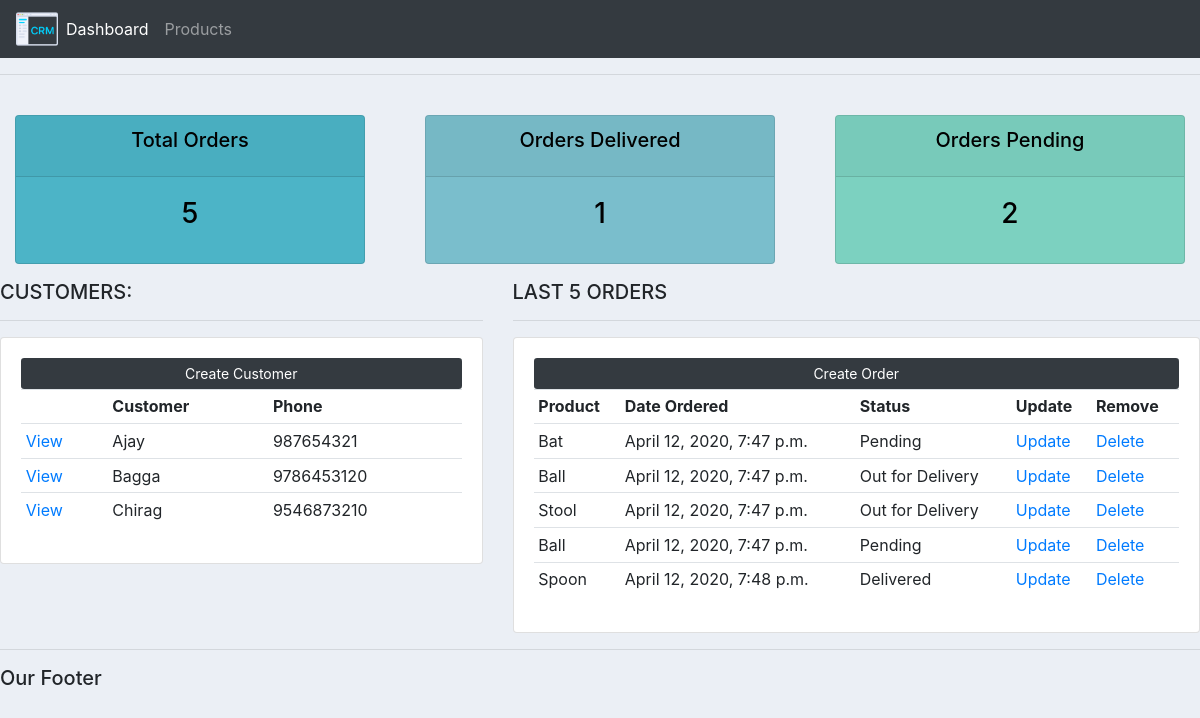
/, run on an earlier commit of the app's database.
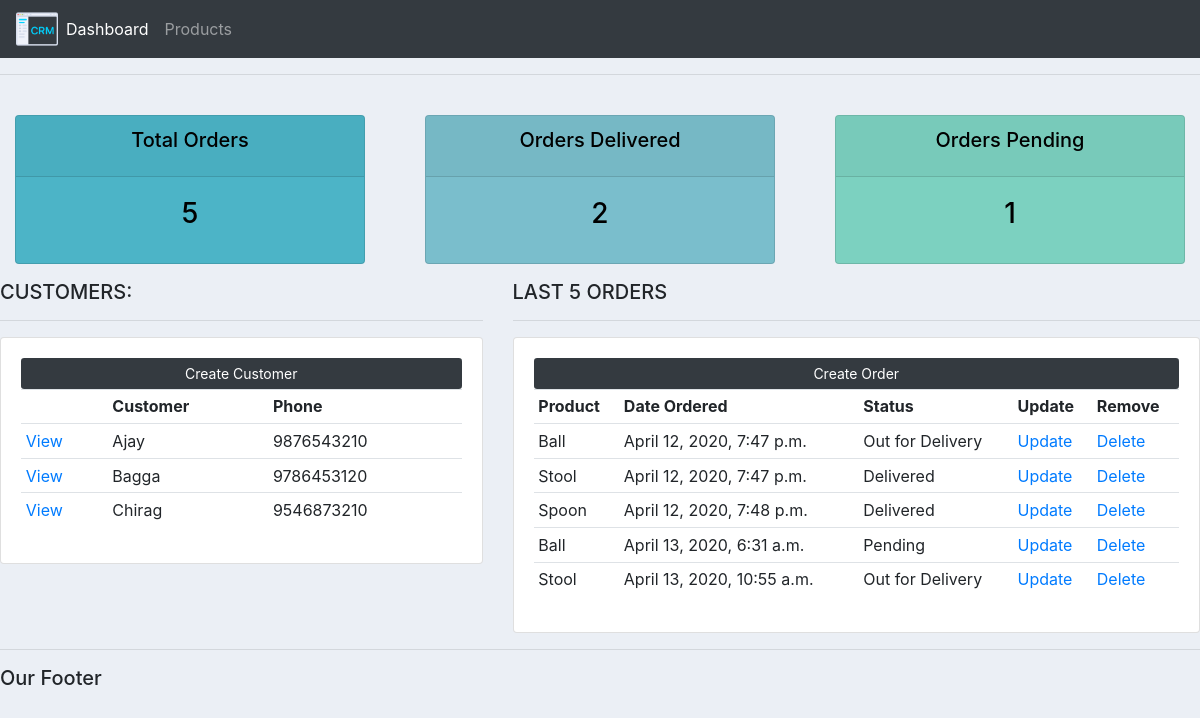
And on a later commit of the database.
### accounts/models.py (models this page shows, shortened)
class Customer(models.Model):
    name = models.CharField(max_length=50, null=False)
    phone = models.BigIntegerField(null=False)
    email = models.EmailField(null=True)
    date_created = models.DateTimeField(auto_now_add=True)

class Order(models.Model):
    STATUS = (
        ('Pending', 'Pending'),
        ('Out for Delivery', "Out for Delivery"),
        ('Delivered', 'Delivered')
    )
    customer = models.ForeignKey(Customer, null=True, on_delete=models.SET_NULL, related_name='customer_orders')
    product = models.ForeignKey(Product, null=True, on_delete=models.SET_NULL, related_name='product_orders')
    date_created = models.DateTimeField(auto_now_add=True)
    status = models.CharField(choices=STATUS, null=False, max_length=50)

class Product(models.Model):
    name = models.CharField(max_length=50, null=False)
    price = models.FloatField(null=False)
    CATEGORY = (
        ('Indoor', 'Indoor'),
        ('Outdoor', 'Outdoor')
    )
    category = models.CharField(max_length=50, null=True, choices=CATEGORY)
    description = models.CharField(max_length=200, null=True)
    date_created = models.DateTimeField(auto_now_add=True)
    tags = models.ManyToManyField(Tag, related_name='tag_set')
    def __str__(self):
        return self.name

### accounts/views.py (the view)
# urls.py: path('', views.home, name='home'),
def home(request):
    customer_count = Customer.objects.count()
    customers = Customer.objects.all()
    orders = Order.objects.all()
    order_count = Order.objects.count()
    delivered_order_count = Order.objects.filter(status='Delivered').count()
    pending_order_count = Order.objects.filter(status='Pending').count()
    context = {
        'customer_count': customer_count,
        'customers': customers,
        'orders': orders,
        'order_count': order_count,
        'delivered_order_count': delivered_order_count,
        'pending_order_count': pending_order_count
    }
    return render(request, 'dashboard.html', context=context)

### accounts/templates/dashboard.html (shortened to what this page needs)
{% extends 'main.html' %}
{% block content %}
{% include 'status.html' %}
<div class="row">
    <div class="col-md-5">
        <h5> CUSTOMERS: </h5>
        <hr>
        <div class="card card-body">
            <a class="btn btn-sm btn-block bg-dark" style="color: white;"  href=""> Create Customer </a>
            <table class="table table-sm">
                <tr>
                    <th></th>
                    <th>Customer</th>
                    <th>Phone</th>
                </tr>
                {% if customer_count > 0 %}
                {% for customer in customers %}
                <tr>
                    <td><a href="{% url 'customer' customer.id %}">View</a></td>
                    <td>{{customer.name}}</td>
                    <td>{{customer.phone}}</td>
                </tr>
                {% endfor %}
                {% else %}
                <tr>
                    <td>NULL</td>
                    <td>NULL</td>
                    <td>NULL</td>
                </tr>
                {% endif %}
            </table>
        </div>
    </div>
    <div class="col-md-7">
        <h5> LAST 5 ORDERS </h5>
        <hr>
        <div class="card card-body">
            <a class="btn btn-sm btn-block bg-dark" style="color: white;"  href="{% url 'create_order' %}"> Create Order </a>
            <table class="table table-sm">
                <tr>
                    <th>Product</th>
                    <th>Date Ordered</th>
                    <th>Status</th>
                    <th>Update</th>
                    <th>Remove</th>
                </tr>
                {% if order_count > 0 %}
                {% for order in orders %}
                <tr>
                    <td>{{order.product}}</td>
                    <td>{{order.date_created}}</td>
                    <td>{{order.status}}</td>
                    <td><a href="{% url 'update_order' order.id %}">Update</a></td>
                    <td><a href="{% url 'delete_order' order.id %}">Delete</a></td>
                </tr>
                {% endfor %}
                {% endif %}
            </table>
        </div>
    </div>
</div>
{% endblock %}

### accounts/templates/main.html (shortened to what this page needs)
{% load static %}
<!DOCTYPE html>
<html>
<head>
    <link rel="stylesheet" href="https://maxcdn.bootstrapcdn.com/bootstrap/4.0.0/css/bootstrap.min.css">
    <link rel="stylesheet" type="text/css" href="{% static 'css/main.css' %}">
</head>
<body>
    {% include 'navbar.html' %}
    <hr>
    {% block content %}
    {% endblock %}
    <hr>
    <h5>Our Footer</h5>
</body>
</html>

### accounts/templates/navbar.html (shortened to what this page needs)
{% load static %}
<nav class="navbar navbar-expand-lg navbar navbar-dark bg-dark">
    <img src="{% static 'images/logo.png' %}" href="" alt="Image" height="42" width="42">
    <div class="collapse navbar-collapse" id="navbarNav">
      <ul class="navbar-nav">
        <li class="nav-item active">
          <a class="nav-link" href="{% url 'home' %}">Dashboard<span class="sr-only">(current)</span></a>
        </li>
        <li class="nav-item">
          <a class="nav-link" href="{% url 'products' %}">Products</a>
        </li>
      </ul>
    </div>
  </nav>

### accounts/templates/status.html
<br>
<div class="row">
    <div class="col">
        <div class="col-md">
            <div class="card text-center text-white mb-3" id="total-orders">
                <div class="card-header">
                    <h5 class="card-title" style="color: black;">Total Orders</h5>
                </div>
                <div class="card-body">
                    <h3 class="card-title" style="color: black;">{{ order_count }}</h3>
                </div>
            </div>
        </div>
    </div>
    <div class="col">
        <div class="col-md">
            <div class="card text-center text-white mb-3" id="orders-delivered">
                <div class="card-header">
                    <h5 class="card-title" style="color: black;">Orders Delivered</h5>
                </div>
                <div class="card-body">
                    <h3 class="card-title" style="color: black;">{{ delivered_order_count }}</h3>
                </div>
            </div>
        </div>
    </div>
    <div class="col">
        <div class="col-md">
            <div class="card text-center text-white mb-3" id="orders-pending">
                <div class="card-header">
                    <h5 class="card-title" style="color: black;"> Orders Pending </h5>
                </div>
                <div class="card-body">
                    <h3 class="card-title" style="color: black;">{{ pending_order_count }}</h3>
                </div>
            </div>
        </div>
    </div>
</div>

### accounts/static/css/main.css (style rules this page uses)
body { background-color: #ebeff5; }
#total-orders { background-color: #4cb4c7; }
#orders-delivered { background-color: #7abecc; }
#orders-pending { background-color: #7CD1C0; }

What changed in the data, as far as the page shows it:
removed Order: product "Bat", date_created "April 12, 2020, 7:47 p.m.", status "Pending"
removed Order: product "Ball", date_created "April 12, 2020, 7:47 p.m.", status "Pending"
changed Customer "Ajay": phone "987654321" → "9876543210"
changed Order (number 2 of 5 on the later page): status "Out for Delivery" → "Delivered"
added Order: product "Ball", date_created "April 13, 2020, 6:31 a.m.", status "Pending"
added Order: product "Stool", date_created "April 13, 2020, 10:55 a.m.", status "Out for Delivery"
Also different on the page:
{{ delivered_order_count }}: "1" → "2"
{{ pending_order_count }}: "2" → "1"
